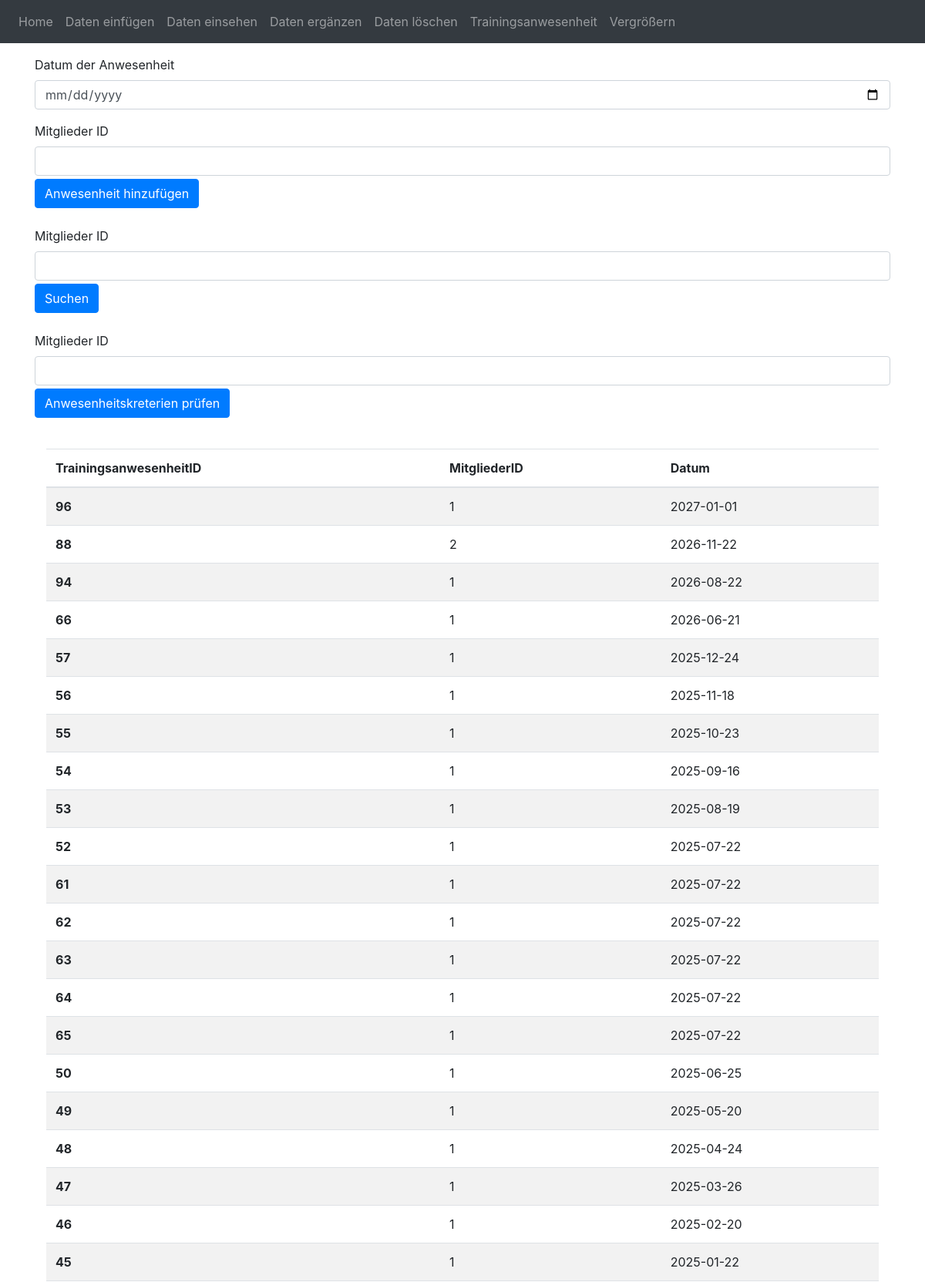
/Trainingsanwesenheit (upper part), run on the app's committed database.
### tables this page shows
CREATE TABLE Trainingsanwesenheit
(TrainingsanwesenheitsID INTEGER PRIMARY KEY AUTOINCREMENT,
MitgliederID INTEGER,
Datum TEXT);

### DB_Projekt/app.py (the view)
@app.route('/Trainingsanwesenheit', methods = ['GET', 'POST'])
def Trainingsanwesenheit():
    if request.method == 'POST':
        if request.form['submit'] == 'hinzufuegen':
            Anwesenheitsdaten = (
            request.form['MitgliederID'],
            request.form['Trainingsanwesenheit']
            )
            Trainingstag_einfügen(Anwesenheitsdaten)
            member_data = all_member_data_Trainingsanwesenheit()
            return render_template("Trainingsanwesenheit.html", data=member_data)
        elif request.form['submit'] =='pruefen':
            MitgliederID = request.form['MitgliederIDprüfen']
            gültig = Anwesenheitskriterienüberprüfung(MitgliederID)
            print (gültig)
            if gültig == 1:
                return render_template("Gültigkeitsmeldung1_ungültig.html")
            elif gültig ==2:
                return render_template("Gültigkeitsmeldung2_ungültig.html")
            elif gültig == 3:
                return render_template("Gültigkeitsmeldung3_gültig.html")
            elif gültig == 4:
                return render_template("Gültigkeitsmeldung4_gültig.html")
            else:
                return render_template("Fehlermeldung1.html")
        elif request.form['submit'] == 'suchen':
            MitgliederID = request.form['MitgliederIDsuchen']
            if MitgliederID == "":
                member_data = all_member_data_Trainingsanwesenheit()
                return render_template("Trainingsanwesenheit.html", data=member_data)
            member_data = search_member_data_Trainingsanwesenheit(MitgliederID)
            return render_template("Trainingsanwesenheit.html", data=member_data)
    elif request.method == 'GET':
        member_data = all_member_data_Trainingsanwesenheit()
        return render_template("Trainingsanwesenheit.html", data=member_data)

### DB_Projekt/app.py (called while the page is built)
def all_member_data_Trainingsanwesenheit():
    conn = sqlite3.connect(db)
    cur = conn.cursor()
    cur.execute("""
    SELECT * FROM Trainingsanwesenheit
    ORDER BY Datum DESC
    """)
    member_data = cur.fetchall()
    return member_data

### DB_Projekt/templates/Trainingsanwesenheit.html (shortened to what this page needs)
{% extends "base.html" %}
{% block content %}
<form action="http://localhost:5000/Trainingsanwesenheit" method="post">
  <div class="container">
      <div class="mb-3">
        <label for="inputZip" class="form-label">Datum der Anwesenheit</label>
        <input type="date" class="form-control" id="Trainingsanwesenheit" name="Trainingsanwesenheit">
      </div>
      <div class="mb-3">
        <label for="exampleInputEmail1" class="form-label">Mitglieder ID</label>
        <input type="number" class="form-control" id="MitgliederID" name="MitgliederID" aria-describedby="emailHelp">
      <button type="submit" class="btn btn-primary" value="hinzufuegen" name="submit">Anwesenheit hinzufügen</button>
      <div class="mb-3">
        <br>
        <label for="exampleInputEmail1" class="form-label">Mitglieder ID</label>
        <input type="number" class="form-control" id="MitgliederIDsuchen" name="MitgliederIDsuchen" aria-describedby="emailHelp">
      <button type="submit" class="btn btn-primary" value="suchen" name="submit">Suchen</button>
      <div class="mb-3">
        <br>
        <label for="exampleInputEmail1" class="form-label">Mitglieder ID</label>
        <input type="number" class="form-control" id="MitgliederIDprüfen" name="MitgliederIDprüfen" aria-describedby="emailHelp">
      <button type="submit" class="btn btn-primary" value="pruefen" name="submit">Anwesenheitskreterien prüfen</button>
  </div>
</form>
<div class="container-fluid">
  <br>
  <table class="table table-striped">
      <thead>
        <tr>
          <th scope="col">TrainingsanwesenheitID</th>
          <th scope="col">MitgliederID</th>
          <th scope="col">Datum</th>
        </tr>
      </thead>
      <tbody>
      {% for Trainingsanwesenheit in data %}
      <tr>
          <th scope="row">{{ Trainingsanwesenheit[0] }}</th>
          <td>{{ Trainingsanwesenheit[1] }}</td>
          <td>{{ Trainingsanwesenheit[2] }}</td>
      </tr>
      {% endfor %}
      </tbody>
    </table>
</div>
{% endblock %}

### data on the page
Trainingsanwesenheit: TrainingsanwesenheitsID "96", MitgliederID "1", Datum "2027-01-01"
Trainingsanwesenheit: TrainingsanwesenheitsID "88", MitgliederID "2", Datum "2026-11-22"
Trainingsanwesenheit: TrainingsanwesenheitsID "94", MitgliederID "1", Datum "2026-08-22"
Trainingsanwesenheit: TrainingsanwesenheitsID "66", MitgliederID "1", Datum "2026-06-21"
Trainingsanwesenheit: TrainingsanwesenheitsID "57", MitgliederID "1", Datum "2025-12-24"
Trainingsanwesenheit: TrainingsanwesenheitsID "56", MitgliederID "1", Datum "2025-11-18"
Trainingsanwesenheit: TrainingsanwesenheitsID "55", MitgliederID "1", Datum "2025-10-23"
Trainingsanwesenheit: TrainingsanwesenheitsID "54", MitgliederID "1", Datum "2025-09-16"
Trainingsanwesenheit: TrainingsanwesenheitsID "53", MitgliederID "1", Datum "2025-08-19"
Trainingsanwesenheit: TrainingsanwesenheitsID "52", MitgliederID "1", Datum "2025-07-22"
Trainingsanwesenheit: TrainingsanwesenheitsID "61", MitgliederID "1", Datum "2025-07-22"
Trainingsanwesenheit: TrainingsanwesenheitsID "62", MitgliederID "1", Datum "2025-07-22"
Trainingsanwesenheit: TrainingsanwesenheitsID "63", MitgliederID "1", Datum "2025-07-22"
Trainingsanwesenheit: TrainingsanwesenheitsID "64", MitgliederID "1", Datum "2025-07-22"
Trainingsanwesenheit: TrainingsanwesenheitsID "65", MitgliederID "1", Datum "2025-07-22"
Trainingsanwesenheit: TrainingsanwesenheitsID "50", MitgliederID "1", Datum "2025-06-25"
Trainingsanwesenheit: TrainingsanwesenheitsID "49", MitgliederID "1", Datum "2025-05-20"
Trainingsanwesenheit: TrainingsanwesenheitsID "48", MitgliederID "1", Datum "2025-04-24"
Trainingsanwesenheit: TrainingsanwesenheitsID "47", MitgliederID "1", Datum "2025-03-26"
Trainingsanwesenheit: TrainingsanwesenheitsID "46", MitgliederID "1", Datum "2025-02-20"
Trainingsanwesenheit: TrainingsanwesenheitsID "45", MitgliederID "1", Datum "2025-01-22"
